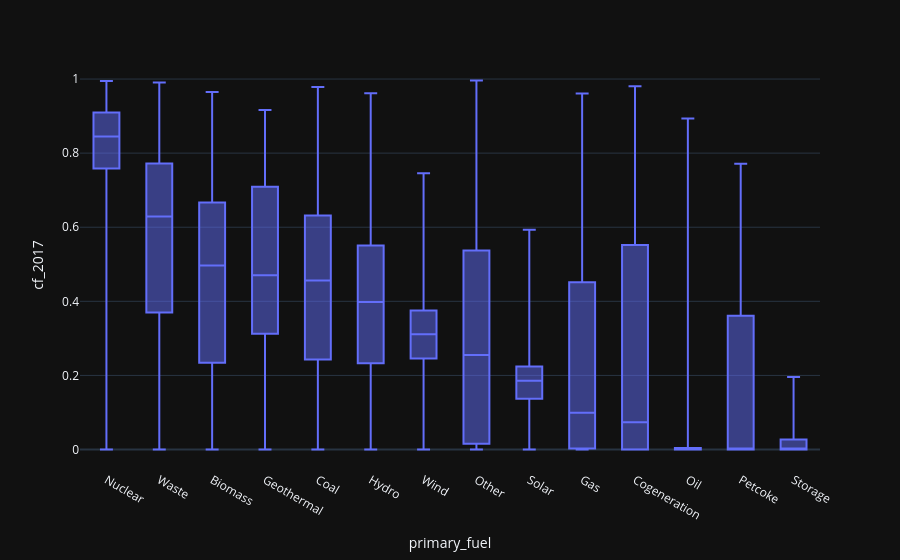

Write notebook code for a chart like this one.
### Code cell
df["cf_2017"] = df["generation_gwh_2017"] * 1000 / (df["capacity_mw"] * 8760)
cf = df[df["cf_2017"].between(0, 1)]   # actual generation only; drop impossible values
px.box(cf, x="primary_fuel", y="cf_2017", points=False,
       category_orders={"primary_fuel": cf.groupby("primary_fuel")["cf_2017"].median().sort_values(ascending=False).index.tolist()})

### Figure 1 — Plotly figure (JSON) as saved in the notebook; plotly's stock layout.template omitted (floating-point values rounded to 4 significant figures; data arrays with more than 128 entries replaced by an {"elided": "..."} marker saying what was removed)
{"data": [{"alignmentgroup": "True", "boxpoints": false, "hovertemplate": "primary_fuel=%{x}<br>cf_2017=%{y}<extra></extra>", "legendgroup": "", "marker": {"color": "#636efa"}, "name": "", "notched": false, "offsetgroup": "", "orientation": "v", "showlegend": false, "x": {"elided": "9302 str values"}, "x0": " ", "xaxis": "x", "y": {"elided": "9302 float values"}, "y0": " ", "yaxis": "y", "type": "box"}], "layout": {"xaxis": {"anchor": "y", "domain": [0.0, 1.0], "title": {"text": "primary_fuel"}, "categoryorder": "array", "categoryarray": ["Nuclear", "Waste", "Biomass", "Geothermal", "Coal", "Hydro", "Wind", "Other", "Solar", "Gas", "Cogeneration", "Oil", "Petcoke", "Storage"]}, "yaxis": {"anchor": "x", "domain": [0.0, 1.0], "title": {"text": "cf_2017"}}, "legend": {"tracegroupgap": 0}, "margin": {"t": 60}, "boxmode": "group"}}
